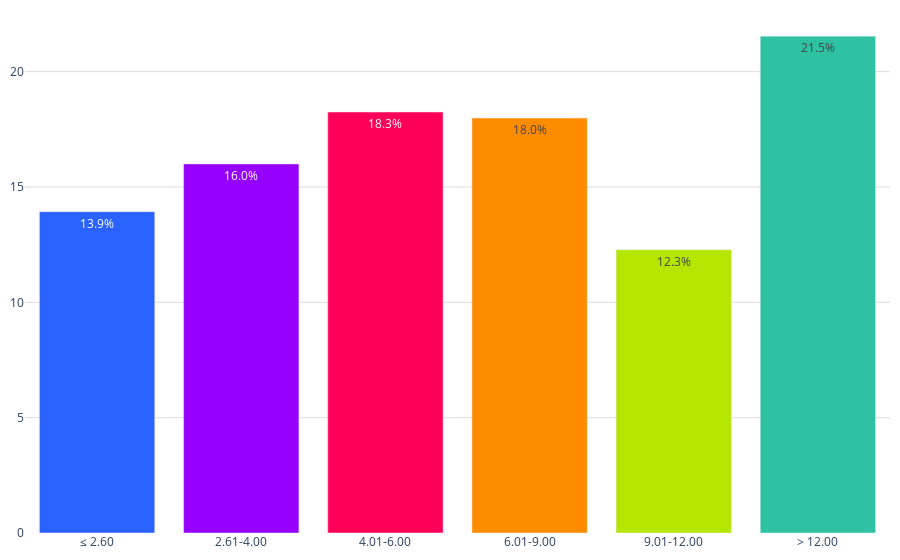

Source (notebook cell):
### Code cell
labels = conteo_ingresos['rango_ingresos']
values = conteo_ingresos['porcentajes']
colores = ['#2962ff', '#9500ff', '#ff0059', '#ff8c00', '#b4e600', '#2EC2A2','#E50CB6']

fig = go.Figure()
fig.add_trace(go.Bar(
        x=labels, 
        y=values, 
        marker_color=colores,
        text=values,  # Texto que se mostrará en las barras (porcentaje)
        textposition='inside',  # Posición del texto (puede ser 'inside' o 'outside')
        texttemplate='%{text:.1f}%', 
    )
)    
fig.update_layout(
    #barmode='stack', 
    #title='Porcentaje de créditos en UMAS (2022)',
    #title_font_size = 22,
    yaxis=dict(
        #title='M', # Título del eje y
        gridcolor='#dddcda', # Color de las líneas que dividen los rangos del eje Y         
    ),  margin=dict(l=10, r=10, t=10, b=10),  # Ajusta los márgenes (left, right, top, bottom)
    plot_bgcolor='rgba(0,0,0,0)',  # Color de fondo del gráfico
    legend=dict(
        yanchor="top",
        y=0.99,
    )
)

# Exportar gráfica como archivo HTML
def guardar_grafico_como_html(fig, nombre_archivo, carpeta='assets\graficas'):
    # Crear la carpeta si no existe
    if not os.path.exists(carpeta):
        os.makedirs(carpeta)
   # Configuración para desactivar herramientas no deseadas
    config = {
        'displaylogo': False,  # Ocultar el logo de Plotly
        'modeBarButtonsToRemove': [
            'toImage',       # Botón para guardar como imagen
            'select2d',      # Box select
            'lasso2d',       # Lasso select
            'resetScale2d',  # Reset Axes
        ]
    }
    # Exportar el gráfico con configuración
    pio.write_html(fig, f'{carpeta}/{nombre_archivo}.html', config=config)

guardar_grafico_como_html(fig, 'g_bar_creditos_umas_2024', carpeta='assets\graficas')
fig.show()

### Figure 1 — Plotly figure (JSON) as saved in the notebook; plotly's stock layout.template omitted (floating-point values rounded to 4 significant figures)
{"data": [{"marker": {"color": ["#2962ff", "#9500ff", "#ff0059", "#ff8c00", "#b4e600", "#2EC2A2", "#E50CB6"]}, "text": [13.93, 16, 18.25, 17.99, 12.28, 21.54], "textposition": "inside", "texttemplate": "%{text:.1f}%", "type": "bar", "x": ["≤ 2.60", "2.61-4.00", "4.01-6.00", "6.01-9.00", "9.01-12.00", "> 12.00"], "y": [13.93, 16, 18.25, 17.99, 12.28, 21.54]}], "layout": {"legend": {"y": 0.99, "yanchor": "top"}, "margin": {"b": 10, "l": 10, "r": 10, "t": 10}, "plot_bgcolor": "rgba(0,0,0,0)", "yaxis": {"gridcolor": "#dddcda"}}}
